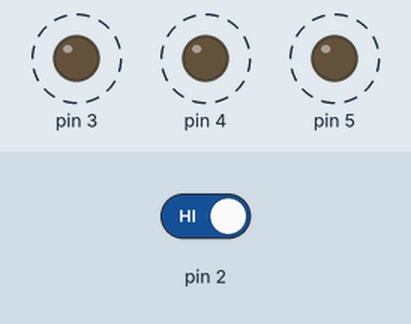
Bench run of a sketch on a simulated Arduino Uno, built with avr-gcc and run on an emulated ATmega328P. Shown: output pins drawn as LEDs (lit = HIGH). Dashed ring = blinking. The inputs (shaded band) are chosen by the test bench; at power-on: pin 2 HIGH.

Above: at 1.8 s.
1.9 s: pin 2 driven LOW
At 2.7 s:
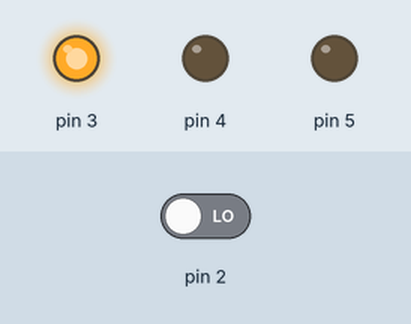
6.5 s: pin 2 driven HIGH
At 8.8 s:
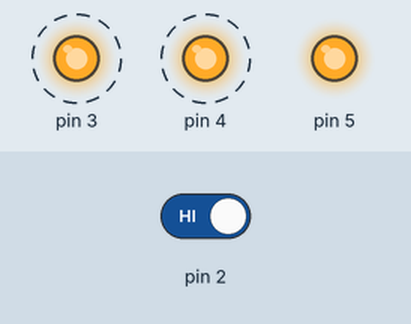
Timing chart, 0 to 15.5 s (numbered marks = the images above; inputs shaded):
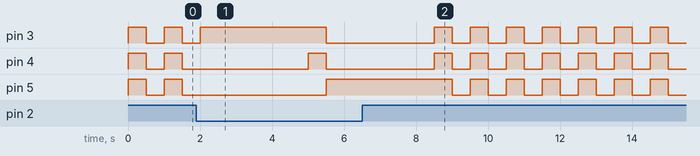

Measured:
- by itself, pin 3–5: alternates HIGH for 0.50 s and LOW for 0.50 s

The sketch:

Lesson3_V4_mb.ino
```cpp
void setup() {
  // erst mal sagen welche Pins dran sind und was sie zu erwarten haben
  pinMode(3, OUTPUT);
  pinMode(4, OUTPUT);
  pinMode(5, OUTPUT);
  pinMode(2, INPUT);

}

void loop() {
  // put your main code here, to run repeatedly:
  if (digitalRead(2) == LOW) {
    // der originale Ampelcode aus V3
    digitalWrite(3, HIGH);
    delay(3000);

    digitalWrite(4, HIGH);
    delay(500);

    digitalWrite(3, LOW);
    digitalWrite(5, HIGH);
    digitalWrite(4, LOW);
    delay(3000);
    digitalWrite(5, LOW);
    }

  if (digitalRead(2) == HIGH) {
    digitalWrite(4, HIGH);
    digitalWrite(5, HIGH);
    digitalWrite(3, HIGH);
    delay(500);
    digitalWrite(3, LOW);
    digitalWrite(4, LOW);
    digitalWrite(5, LOW);
    delay(500);
    }

  // ah! meine erste Lösung war nicht kaputt,
  // sondern ich muss den Knopf so lange gedrückt halten,
  // bis die erste if Schleife durch ist,
  // vorher wird das Knopfdrücken ja nicht evaluiert
  // jetzt wieder zurück geändert auf meinen Code

}
```
